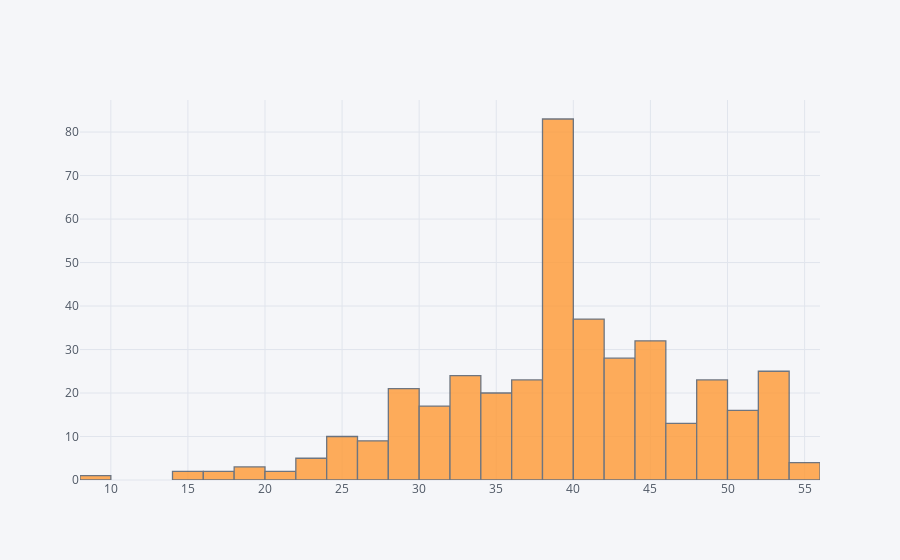

Write notebook code for a chart like this one.
### Code cell
df1['pcv '] = data['pcv'].apply(lambda x: 0 if str(type(x))=="<class 'str'>" else x)
df1['pcv'].fillna((df1['pcv'].mean()), inplace=True)

df1['pcv'].iplot(kind='histogram')
#df1.head()

### Figure 1 — Plotly figure (JSON) as saved in the notebook; plotly's stock layout.template omitted (floating-point values rounded to 4 significant figures; data arrays with more than 128 entries replaced by an {"elided": "..."} marker saying what was removed)
{"data": [{"histfunc": "count", "histnorm": "", "marker": {"color": "rgba(255, 153, 51, 1.0)", "line": {"color": "#4D5663", "width": 1.3}}, "name": "pcv", "opacity": 0.8, "orientation": "v", "type": "histogram", "uid": "ab1598d5-c00e-4308-a9ac-71b1b711321f", "x": {"elided": "400 float values"}}], "layout": {"barmode": "overlay", "legend": {"bgcolor": "#F5F6F9", "font": {"color": "#4D5663"}}, "paper_bgcolor": "#F5F6F9", "plot_bgcolor": "#F5F6F9", "title": {"font": {"color": "#4D5663"}}, "xaxis": {"gridcolor": "#E1E5ED", "showgrid": true, "tickfont": {"color": "#4D5663"}, "title": {"font": {"color": "#4D5663"}, "text": ""}, "zerolinecolor": "#E1E5ED"}, "yaxis": {"gridcolor": "#E1E5ED", "showgrid": true, "tickfont": {"color": "#4D5663"}, "title": {"font": {"color": "#4D5663"}, "text": ""}, "zerolinecolor": "#E1E5ED"}}}
